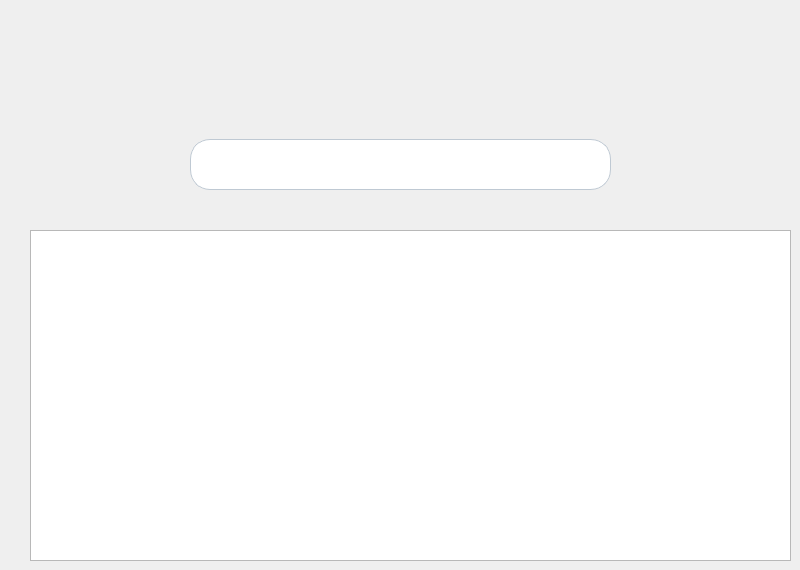
             <widget class="QWidget" name="page_27">
              <widget class="QLineEdit" name="searchbar">
               <property name="geometry">
                <rect>
                 <x>190</x>
                 <y>139</y>
                 <width>421</width>
                 <height>51</height>
                </rect>
               </property>
               <property name="styleSheet">
                <string notr="true">background-color:white ; 
border:1px solid #BFC9D3 ; 
border-radius:20px ; 
padding:0 100px 0 20px ; 
font-size:16px ;
color:black ;  </string>
               </property>
              </widget>
              <widget class="QLabel" name="label_81">
               <property name="geometry">
                <rect>
                 <x>240</x>
                 <y>-30</y>
                 <width>291</width>
                 <height>261</height>
                </rect>
               </property>
               <property name="text">
                <string/>
               </property>
               <property name="pixmap">
                <pixmap resource="Resources.qrc">:/icons/tsawer/FindMyGear-removebg-preview.png</pixmap>
               </property>
               <property name="scaledContents">
                <bool>true</bool>
               </property>
              </widget>
              <widget class="QPushButton" name="search_btn">
               <property name="geometry">
                <rect>
                 <x>554</x>
                 <y>138</y>
                 <width>51</width>
                 <height>51</height>
                </rect>
               </property>
               <property name="cursor">
                <cursorShape>PointingHandCursor</cursorShape>
               </property>
               <property name="styleSheet">
                <string notr="true">#search_btn{
	background-color:transparent;
	border:0; 
	background:url(:/icons/tsawer/search.svg) no-repeat  center center; 
}

#search_btn:hover {
	background:url(:/icons/tsawer/search_hover.svg) no-repeat  center center; 
}</string>
               </property>
               <property name="text">
                <string/>
               </property>
              </widget>
              <widget class="QTableView" name="tableView_7">
               <property name="geometry">
                <rect>
                 <x>30</x>
                 <y>230</y>
                 <width>761</width>
                 <height>331</height>
                </rect>
               </property>
              </widget>
              <zorder>label_81</zorder>
              <zorder>searchbar</zorder>
              <zorder>search_btn</zorder>
              <zorder>tableView_7</zorder>
             </widget>
